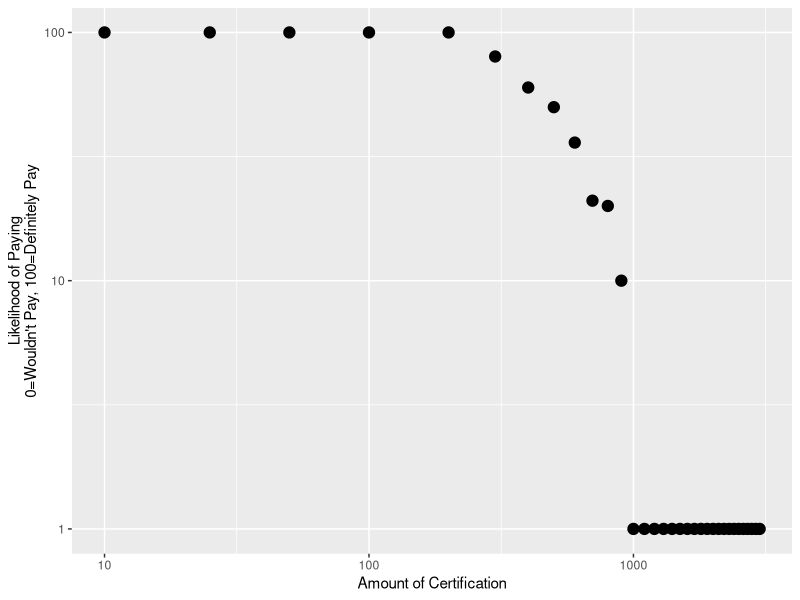

This chart was generated by the following R code: (Note: this script raises an error after producing the figure.)
## ---- chunk 1
knitr::opts_chunk$set(echo = TRUE)
## ---- chunk 2
## Install packages we'll need
library(tidyverse)
library(ggplot2)
library(plyr)
library(dplyr)
library(modelr)
## ---- chunk 3
## Set the working drive and read in the data. 
setwd("/Users/davidjcox/Dropbox/Projects/CurrentProjectManuscripts/Empirical/PersonalFun/Demand for Certification/")
raw_data <- read.csv('Raw_Data.csv')
df <- cbind(raw_data)
df
## ---- chunk 4
##Print list of columns 
colnames(df)
## ---- chunk 5
## Fill all NAs for likelihood responses with 0
## "Likelihood of paying X_amount" columns
slice <- df[,18:50]
slice[is.na(slice)] <- 0
df[,18:50] <- slice

## Hours accrue cols
slice <- df[,52:84]
slice[is.na(slice)] <- 0
df[,52:84] <- slice
## ---- chunk 6
## Print unique values per column
sapply(df, function(x) unique(x))
## ---- chunk 7
amounts = c(10, 25, 50, 100, 200, 300, 400, 500, 600, 700, 800, 900, 1000, 1100, 1200, 1300, 1400, 1500, 1600, 1700, 1800, 1900, 2000, 2100, 2200, 2300, 2400, 2500, 2600, 2700, 2800, 2900, 3000)
slice <- df[,18:50]
med_vals <- c(apply(slice, 2, median))
med_vals2 <- sapply(med_vals, function(x) ifelse(x<1, 1, x))
demand <- data.frame(amounts, med_vals2)
names(demand) <- c('Amount', 'Likelihood')
demand
## ---- chunk 8
ggplot(data=demand, aes(x=amounts, y=Likelihood)) +
  geom_point(size=3.5) +
  scale_x_continuous(trans='log10') +
  scale_y_continuous(trans='log10') +
  ## Make it look good
  labs(x="Amount of Certification", y="Likelihood of Paying\n0=Wouldn't Pay, 100=Definitely Pay")
## ---- chunk 9
# Create grid for param grid search
grid <- expand.grid(
  q = seq(95, 105, length=20),
  k = seq(1, 3, length=20),
  a = seq(0.01, 0.05, length=20)
) 
## ---- chunk 10
# Data to be fit
x <- demand$Amount
y <- demand$Likelihood
## ---- chunk 11
# Define model
demand_model <- log(y)~k*(exp(-a*q*x)-1) + log(q)
model <- nls(demand_model, data=demand, start=list(q=95, k=2, a=0.01))
## ---- chunk 12
# Get estimated goodness of fit
cor(y, predict(model))
